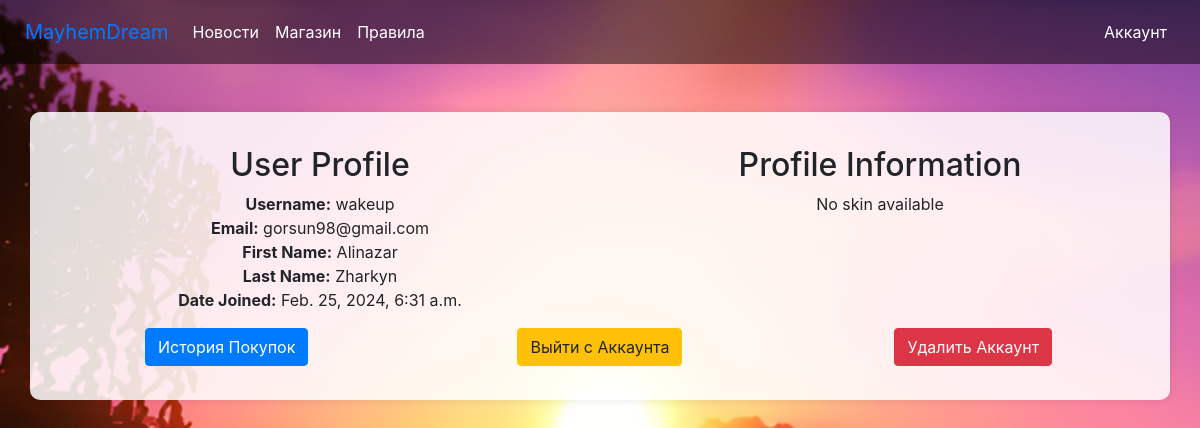
Screenshot of /profile/ (signed in) with the database file from the repository.
### main/models.py (models this page shows)
class UserProfile(models.Model):
    user = models.OneToOneField(User, on_delete=models.CASCADE)
    skin = models.ImageField(upload_to='skins', null=True, blank=True)
    product = models.ForeignKey(Product, on_delete=models.SET_NULL, null=True, blank=True)

### main/views.py (the view)
# urls.py: path('profile/', views.UserProfileView.as_view(), name='user_profile'),
class UserProfileView(LoginRequiredMixin, DetailView):
    model = UserProfile
    template_name = 'main/user_profile.html'
    context_object_name = 'user_profile'
    def get_object(self, queryset=None):
        return get_object_or_404(UserProfile, user=self.request.user)

### main/templates/main/user_profile.html (shortened to what this page needs)
{% extends 'layouts/navbar.html' %}
{% load bootstrap4 %}
{% load static %}
{% block content %}
<div class='container align-items-center mt-5 news'>
    <div class="container mt-4 mb-4">
        <div class="row">
            <div class="col-md-6">
                <h2>User Profile</h2>
                <p><strong>Username:</strong> {{ user_profile.user.username }}</p>
                <p><strong>Email:</strong> {{ user_profile.user.email }}</p>
                <p><strong>First Name:</strong> {{ user_profile.user.first_name }}</p>
                <p><strong>Last Name:</strong> {{ user_profile.user.last_name }}</p>
                <p><strong>Date Joined:</strong> {{ user_profile.user.date_joined }}</p>
            </div>
            <div class="col-md-6">
                <h2>Profile Information</h2>
                {% if user_profile.skin %}
                    <img src="{{ user_profile.skin.url }}" alt="User Skin" class="img-fluid">
                {% else %}
                    <p>No skin available</p>
                {% endif %}
            </div>
        </div>
        <div class="row justify-content-space-center mt-3">
            <div class="col-md-4 text-center">
                <a href="{% url 'purchase_page' %}" class="btn btn-primary">История Покупок</a>
            </div>
            <div class="col-md-4 text-center">
                <a href="{% url 'user_logout' %}" class="btn btn-warning">Выйти с Аккаунта</a>
            </div>
            <div class="col-md-4 text-center">
                <a href="{% url 'delete_account_page' %}" class="btn btn-danger">Удалить Аккаунт</a>
            </div>
        </div>
    </div>
</div>
{% endblock %}

### static/css/styles.css (style rules this page uses)
body { margin: 0; padding: 0; background-size: cover; background-position: center; background-repeat: repeat-y; background-attachment: fixed; height: 100%; }
.news { margin-bottom: 20px; padding: 10px; background-color: rgba(255, 255, 255, 0.85); border-radius: 10px; box-shadow: 0 0 10px rgba(0, 0, 0, 0.1); }
.news h2 { margin-top: 0; text-align: center; }
.news p { margin-bottom: 0; text-align: center; }

### rows the page displays
UserProfile: user.username "wakeup", user.email "gorsun98@gmail.com", user.first_name "Alinazar", user.last_name "Zharkyn", user.date_joined "Feb. 25, 2024, 6:31 a.m."
